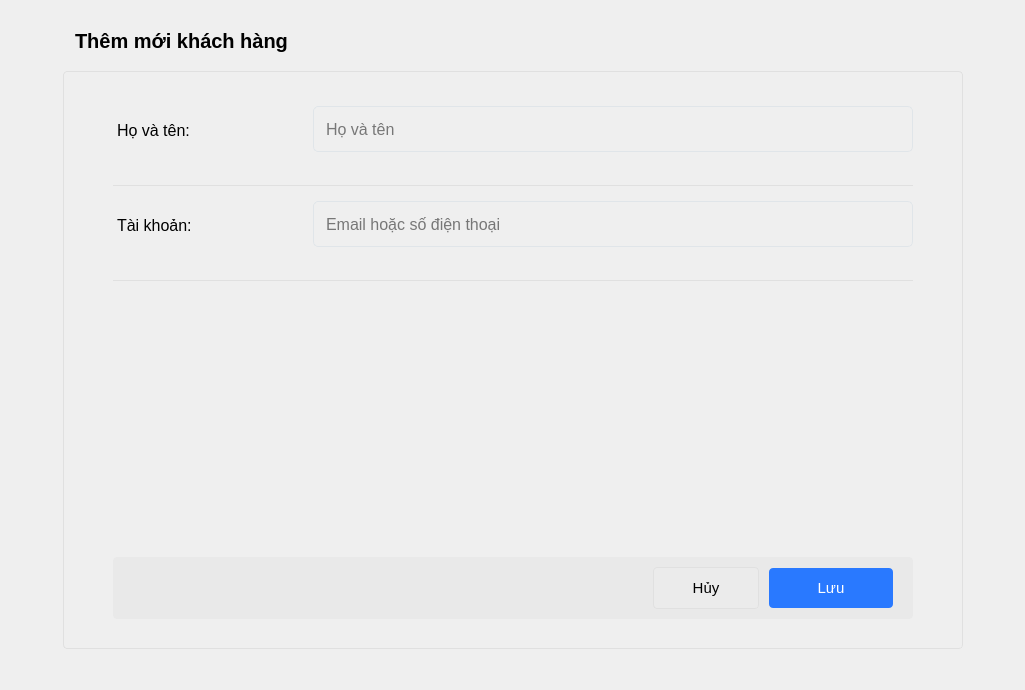
<?xml version="1.0" encoding="UTF-8"?>
<ui version="4.0">
 <class>Form</class>
 <widget class="QWidget" name="Form">
  <property name="geometry">
   <rect>
    <x>0</x>
    <y>0</y>
    <width>1025</width>
    <height>690</height>
   </rect>
  </property>
  <property name="windowTitle">
   <string>Form</string>
  </property>
  <property name="styleSheet">
   <string notr="true">QTableWidget QHeaderView::section {
  	height: 48px;
	font-weight: 600;
	text-align: left;
	font-size: 14px;

	font-weight: 600;
    background: #fff;
	padding: 0 16px;
}
#tableUserContainer{
	border: none;
	border-radius:  4px;
}

QTableWidget::item {
   	padding: 0 16px;
	vertical-align: middle;
	height: 50px;
    border-bottom: 1px solid #ddd;	
	border-right: 1px solid #ddd;
	cursor: pointer;
}

#stackedWidget{
	background: #fff;
}

#userDialogForm QLabel{
	color: #000;
	font-size: 16px;
	font-weight: 400;
}

#userDialogForm  QLineEdit{
	border: 1px solid #e0e5e9;
	background: transparent;
	font-size: 16px;
	line-height: 1.2;
	min-height:34px;
	height: 34px;
	border-radius: 5px;
	padding: 5px 10px;
	min-width: 200px;
}

QLineEdit{
	border: 1px solid #e0e5e9;
	font-size: 16px;
	line-height: 1.2;
	min-height:34px;
	height: 34px;
	border-radius: 5px;
	padding: 5px 10px;
	min-width: 200px;
}

#centralwidget QLineEdit:focus {
	border-color: #5500ff;
}

#btn_cancel_customer{
	background: #ebebeb;
	outline: none;
	border: 1px solid #e0e0e0;
	min-height: 36px;
    min-width: 80px;
	border-radius: 4px;
	padding: 2px 12px;
}

#btn_cancel_customer:hover{
	background: #f4f5f8;
}

#btnUser{
	min-height: 36px;
	border-radius: 4px;
	color: #fff;
    background: #2979ff;
	border: 1px;
	font-size: 14px;
	padding: 2px 12px;
    min-width: 80px;
}

QPushButton{
	min-height: 36px;
	font-size: 14px;
	padding: 2px 12px;
}

#btnUser:hover{
	    background: #0062cc;
}

#footerUserContainer{
	 background-color: #fbfbfe;
	padding: 12px 24px;
	border-top: 1px solid #e0e0e0;
}

#backBtn{
	margin-left: 10px;
	margin-right: 10px;
	background: transparent;
}

#dialogTitleUser{
	font-size: 20px;
	font-weight: bold;
}

#popupHeader{
	height: 60px;
	min-height: 24px;
}

#widget_12, #widget_11, #widget_10, #widget_7{
		border-bottom: 1px solid #e0e0e0;
}	

#userDialogForm{
		border-radius: 4px;
		border: 1px solid #e0e0e0;
}



#userDialogFormSubContainer{
	background: #e9e9e9;
	border-radius: 4px;
}
 #formInput_4 QLabel {
	margin-top: 10px;
}
QHBoxLayout QLabel{
	background: red;
}

#labelName, #labelUserName, #labelAccount, #labelCustomerName{
	margin-top:30px;
}

QPushButton{
	min-width: 80px;
	min-height: 36px;
	border-radius: 4px;
	font-size: 15px;
}

#error_name, #error_password, #error_account, #error_confirm{
	padding-top: 8px;
	padding-bottom: 8px;
}

#addUserBtn, #btn_add_category, #btn_add_product, #btn_add_order, #btn_add_customer, #btn_save_customer{
		width:  100px;
		background: #2979ff;
		color: #fff;
}

#addUserBtn:hover,  #btn_save_customer:hover{
	background: #1a73e8;
}

#addUserBtn QLabel{
	padding-left: 10px;
}

#search_btn_2{
	border: none;
}

#searchBoxContainer QLineEdit, #searchBoxContainer_2 QLineEdit, #search_input_category_2, #search_input_product_2, #search_input_order, #search_input_customer{
	border: none;
}

#searchBoxContainer, #searchBoxContainer_3,#searchBoxContainer_4, #searchBoxContainer_5, #searchBoxContainer_6{
	border: 1px solid #e0e0e0;
    border-radius: 3.5px;	
	min-height: 36px;
}

#searchBoxContainer_2{
	border: 1px solid #e0e0e0;
    border-radius: 3.5px;
	min-height: 36px;
}

#headerAdmin{
	background: #fff;
}

#change_btn{
	max-width: 20px !important;
}

#change_btn:hover{
	background: #ddd;
}

#change_btn, #back_btn_customer,  #search_btn_2, #back_btn_user, #search_btn_category_2, #search_btn_product_2, #search_btn_order, #search_btn_customer{
	min-width: 30px;
}

#search_input_5{
	padding: 0;
	padding-left: 10px
}

#customers_btn_2, #products_btn_2, #orders_btn_2, #dashboard_btn_2,#home_btn_2,#user_btn_2, #category_btn_2{
	text-align: left;
}
</string>
  </property>
  <layout class="QVBoxLayout" name="verticalLayout">
   <item>
    <widget class="QWidget" name="customerDialog" native="true">
     <layout class="QVBoxLayout" name="verticalLayout_9">
      <property name="spacing">
       <number>0</number>
      </property>
      <property name="leftMargin">
       <number>0</number>
      </property>
      <property name="topMargin">
       <number>0</number>
      </property>
      <property name="rightMargin">
       <number>0</number>
      </property>
      <property name="bottomMargin">
       <number>0</number>
      </property>
      <item>
       <layout class="QVBoxLayout" name="verticalLayout_7">
        <item>
         <widget class="QWidget" name="popupHeader" native="true">
          <property name="minimumSize">
           <size>
            <width>0</width>
            <height>60</height>
           </size>
          </property>
          <layout class="QHBoxLayout" name="horizontalLayout_8">
           <property name="spacing">
            <number>0</number>
           </property>
           <property name="leftMargin">
            <number>0</number>
           </property>
           <property name="topMargin">
            <number>0</number>
           </property>
           <property name="rightMargin">
            <number>0</number>
           </property>
           <property name="bottomMargin">
            <number>0</number>
           </property>
           <item>
            <layout class="QHBoxLayout" name="horizontalLayout_7">
             <property name="spacing">
              <number>0</number>
             </property>
             <item>
              <widget class="QPushButton" name="back_btn_customer">
               <property name="cursor">
                <cursorShape>PointingHandCursor</cursorShape>
               </property>
               <property name="text">
                <string/>
               </property>
               <property name="icon">
                <iconset resource="../resource.qrc">
                 <normaloff>:/icon/resources/icon/back.svg</normaloff>:/icon/resources/icon/back.svg</iconset>
               </property>
              </widget>
             </item>
             <item>
              <widget class="QLabel" name="dialogTitleUser">
               <property name="font">
                <font>
                 <pointsize>-1</pointsize>
                 <bold>true</bold>
                </font>
               </property>
               <property name="text">
                <string>Thêm mới khách hàng</string>
               </property>
              </widget>
             </item>
             <item>
              <spacer name="horizontalSpacer_4">
               <property name="orientation">
                <enum>Qt::Horizontal</enum>
               </property>
               <property name="sizeHint" stdset="0">
                <size>
                 <width>40</width>
                 <height>20</height>
                </size>
               </property>
              </spacer>
             </item>
            </layout>
           </item>
          </layout>
         </widget>
        </item>
        <item>
         <widget class="QWidget" name="widget_9" native="true">
          <property name="sizePolicy">
           <sizepolicy hsizetype="Expanding" vsizetype="Preferred">
            <horstretch>0</horstretch>
            <verstretch>0</verstretch>
           </sizepolicy>
          </property>
          <property name="minimumSize">
           <size>
            <width>0</width>
            <height>100</height>
           </size>
          </property>
          <layout class="QHBoxLayout" name="horizontalLayout_12">
           <property name="spacing">
            <number>0</number>
           </property>
           <property name="leftMargin">
            <number>0</number>
           </property>
           <property name="topMargin">
            <number>0</number>
           </property>
           <property name="rightMargin">
            <number>0</number>
           </property>
           <property name="bottomMargin">
            <number>0</number>
           </property>
           <item>
            <layout class="QHBoxLayout" name="horizontalLayout_11">
             <property name="spacing">
              <number>0</number>
             </property>
             <property name="bottomMargin">
              <number>30</number>
             </property>
             <item>
              <spacer name="horizontalSpacer_7">
               <property name="orientation">
                <enum>Qt::Horizontal</enum>
               </property>
               <property name="sizeHint" stdset="0">
                <size>
                 <width>40</width>
                 <height>20</height>
                </size>
               </property>
              </spacer>
             </item>
             <item>
              <widget class="QWidget" name="userDialogForm" native="true">
               <property name="sizePolicy">
                <sizepolicy hsizetype="Expanding" vsizetype="Preferred">
                 <horstretch>0</horstretch>
                 <verstretch>0</verstretch>
                </sizepolicy>
               </property>
               <property name="minimumSize">
                <size>
                 <width>900</width>
                 <height>300</height>
                </size>
               </property>
               <layout class="QVBoxLayout" name="verticalLayout_10">
                <property name="spacing">
                 <number>0</number>
                </property>
                <property name="leftMargin">
                 <number>50</number>
                </property>
                <property name="topMargin">
                 <number>20</number>
                </property>
                <property name="rightMargin">
                 <number>50</number>
                </property>
                <property name="bottomMargin">
                 <number>30</number>
                </property>
                <item>
                 <layout class="QVBoxLayout" name="userDialogFormContainer_2">
                  <property name="spacing">
                   <number>0</number>
                  </property>
                  <property name="leftMargin">
                   <number>0</number>
                  </property>
                  <property name="topMargin">
                   <number>0</number>
                  </property>
                  <property name="rightMargin">
                   <number>0</number>
                  </property>
                  <property name="bottomMargin">
                   <number>0</number>
                  </property>
                  <item>
                   <widget class="QWidget" name="widget_7" native="true">
                    <layout class="QHBoxLayout" name="horizontalLayout_9">
                     <property name="spacing">
                      <number>0</number>
                     </property>
                     <property name="leftMargin">
                      <number>0</number>
                     </property>
                     <property name="topMargin">
                      <number>0</number>
                     </property>
                     <property name="rightMargin">
                      <number>0</number>
                     </property>
                     <property name="bottomMargin">
                      <number>0</number>
                     </property>
                     <item>
                      <widget class="QWidget" name="widget_14" native="true">
                       <layout class="QHBoxLayout" name="horizontalLayout_20">
                        <property name="spacing">
                         <number>0</number>
                        </property>
                        <property name="leftMargin">
                         <number>0</number>
                        </property>
                        <property name="topMargin">
                         <number>0</number>
                        </property>
                        <property name="rightMargin">
                         <number>0</number>
                        </property>
                        <property name="bottomMargin">
                         <number>0</number>
                        </property>
                        <item>
                         <layout class="QHBoxLayout" name="formInput_5">
                          <property name="spacing">
                           <number>0</number>
                          </property>
                          <property name="topMargin">
                           <number>0</number>
                          </property>
                          <item alignment="Qt::AlignTop">
                           <widget class="QLabel" name="labelCustomerName">
                            <property name="minimumSize">
                             <size>
                              <width>200</width>
                              <height>0</height>
                             </size>
                            </property>
                            <property name="text">
                             <string>Họ và tên:</string>
                            </property>
                           </widget>
                          </item>
                          <item alignment="Qt::AlignTop">
                           <widget class="QWidget" name="widget_15" native="true">
                            <property name="maximumSize">
                             <size>
                              <width>16777215</width>
                              <height>16777215</height>
                             </size>
                            </property>
                            <layout class="QVBoxLayout" name="verticalLayout_16">
                             <property name="spacing">
                              <number>0</number>
                             </property>
                             <property name="leftMargin">
                              <number>0</number>
                             </property>
                             <property name="topMargin">
                              <number>15</number>
                             </property>
                             <property name="rightMargin">
                              <number>0</number>
                             </property>
                             <property name="bottomMargin">
                              <number>0</number>
                             </property>
                             <item>
                              <widget class="QLineEdit" name="name_le">
                               <property name="minimumSize">
                                <size>
                                 <width>222</width>
                                 <height>46</height>
                                </size>
                               </property>
                               <property name="maximumSize">
                                <size>
                                 <width>16777215</width>
                                 <height>16777215</height>
                                </size>
                               </property>
                               <property name="text">
                                <string/>
                               </property>
                               <property name="placeholderText">
                                <string notr="true">Họ và tên</string>
                               </property>
                               <property name="clearButtonEnabled">
                                <bool>true</bool>
                               </property>
                              </widget>
                             </item>
                             <item>
                              <widget class="QLabel" name="error_name">
                               <property name="text">
                                <string/>
                               </property>
                               <property name="margin">
                                <number>0</number>
                               </property>
                              </widget>
                             </item>
                            </layout>
                           </widget>
                          </item>
                         </layout>
                        </item>
                       </layout>
                      </widget>
                     </item>
                    </layout>
                   </widget>
                  </item>
                  <item>
                   <widget class="QWidget" name="widget_10" native="true">
                    <property name="sizePolicy">
                     <sizepolicy hsizetype="Expanding" vsizetype="Preferred">
                      <horstretch>0</horstretch>
                      <verstretch>0</verstretch>
                     </sizepolicy>
                    </property>
                    <property name="minimumSize">
                     <size>
                      <width>0</width>
                      <height>0</height>
                     </size>
                    </property>
                    <layout class="QHBoxLayout" name="horizontalLayout_14">
                     <property name="spacing">
                      <number>0</number>
                     </property>
                     <property name="leftMargin">
                      <number>0</number>
                     </property>
                     <property name="topMargin">
                      <number>0</number>
                     </property>
                     <property name="rightMargin">
                      <number>0</number>
                     </property>
                     <property name="bottomMargin">
                      <number>0</number>
                     </property>
                     <item>
                      <layout class="QHBoxLayout" name="horizontalLayout_13">
                       <property name="spacing">
                        <number>0</number>
                       </property>
                       <property name="topMargin">
                        <number>0</number>
                       </property>
                       <item alignment="Qt::AlignTop">
                        <widget class="QLabel" name="labelAccount">
                         <property name="minimumSize">
                          <size>
                           <width>200</width>
                           <height>0</height>
                          </size>
                         </property>
                         <property name="text">
                          <string>Tài khoản:</string>
                         </property>
                        </widget>
                       </item>
                       <item alignment="Qt::AlignTop">
                        <widget class="QWidget" name="formInput_6" native="true">
                         <property name="maximumSize">
                          <size>
                           <width>16777215</width>
                           <height>16777215</height>
                          </size>
                         </property>
                         <layout class="QVBoxLayout" name="verticalLayout_13">
                          <property name="spacing">
                           <number>0</number>
                          </property>
                          <property name="leftMargin">
                           <number>0</number>
                          </property>
                          <property name="topMargin">
                           <number>15</number>
                          </property>
                          <property name="rightMargin">
                           <number>0</number>
                          </property>
                          <property name="bottomMargin">
                           <number>0</number>
                          </property>
                          <item>
                           <widget class="QLineEdit" name="account_le">
                            <property name="minimumSize">
                             <size>
                              <width>222</width>
                              <height>46</height>
                             </size>
                            </property>
                            <property name="maximumSize">
                             <size>
                              <width>16777215</width>
                              <height>16777215</height>
                             </size>
                            </property>
                            <property name="placeholderText">
                             <string>Email hoặc số điện thoại</string>
                            </property>
                            <property name="clearButtonEnabled">
                             <bool>true</bool>
                            </property>
                           </widget>
                          </item>
                          <item alignment="Qt::AlignTop">
                           <widget class="QLabel" name="error_account">
                            <property name="text">
                             <string/>
                            </property>
                            <property name="margin">
                             <number>0</number>
                            </property>
                           </widget>
                          </item>
                         </layout>
                        </widget>
                       </item>
                      </layout>
                     </item>
                    </layout>
                   </widget>
                  </item>
                  <item>
                   <widget class="QWidget" name="widget_11" native="true">
                    <layout class="QHBoxLayout" name="horizontalLayout_16">
                     <property name="spacing">
                      <number>0</number>
                     </property>
                     <property name="leftMargin">
                      <number>0</number>
                     </property>
                     <property name="topMargin">
                      <number>0</number>
                     </property>
                     <property name="rightMargin">
                      <number>0</number>
                     </property>
                     <property name="bottomMargin">
                      <number>0</number>
                     </property>
                    </layout>
                   </widget>
                  </item>
                  <item>
                   <widget class="QWidget" name="confirmContainer" native="true">
                    <layout class="QHBoxLayout" name="horizontalLayout_18">
                     <property name="spacing">
                      <number>0</number>
                     </property>
                     <property name="leftMargin">
                      <number>0</number>
                     </property>
                     <property name="topMargin">
                      <number>0</number>
                     </property>
                     <property name="rightMargin">
                      <number>0</number>
                     </property>
                     <property name="bottomMargin">
                      <number>0</number>
                     </property>
                    </layout>
                   </widget>
                  </item>
                  <item>
                   <spacer name="verticalSpacer_3">
                    <property name="orientation">
                     <enum>Qt::Vertical</enum>
                    </property>
                    <property name="sizeHint" stdset="0">
                     <size>
                      <width>20</width>
                      <height>40</height>
                     </size>
                    </property>
                   </spacer>
                  </item>
                  <item>
                   <widget class="QWidget" name="userDialogFormSubContainer" native="true">
                    <layout class="QVBoxLayout" name="verticalLayout_11">
                     <property name="spacing">
                      <number>0</number>
                     </property>
                     <property name="leftMargin">
                      <number>0</number>
                     </property>
                     <property name="topMargin">
                      <number>0</number>
                     </property>
                     <property name="rightMargin">
                      <number>0</number>
                     </property>
                     <property name="bottomMargin">
                      <number>0</number>
                     </property>
                     <item>
                      <layout class="QHBoxLayout" name="horizontalLayout_19">
                       <property name="spacing">
                        <number>10</number>
                       </property>
                       <property name="topMargin">
                        <number>10</number>
                       </property>
                       <property name="rightMargin">
                        <number>20</number>
                       </property>
                       <property name="bottomMargin">
                        <number>10</number>
                       </property>
                       <item>
                        <spacer name="horizontalSpacer_11">
                         <property name="orientation">
                          <enum>Qt::Horizontal</enum>
                         </property>
                         <property name="sizeHint" stdset="0">
                          <size>
                           <width>40</width>
                           <height>20</height>
                          </size>
                         </property>
                        </spacer>
                       </item>
                       <item>
                        <widget class="QPushButton" name="btn_cancel_customer">
                         <property name="cursor">
                          <cursorShape>PointingHandCursor</cursorShape>
                         </property>
                         <property name="text">
                          <string>Hủy</string>
                         </property>
                        </widget>
                       </item>
                       <item>
                        <widget class="QPushButton" name="btn_save_customer">
                         <property name="cursor">
                          <cursorShape>PointingHandCursor</cursorShape>
                         </property>
                         <property name="text">
                          <string>Lưu</string>
                         </property>
                        </widget>
                       </item>
                      </layout>
                     </item>
                    </layout>
                   </widget>
                  </item>
                 </layout>
                </item>
               </layout>
              </widget>
             </item>
             <item>
              <spacer name="horizontalSpacer_6">
               <property name="orientation">
                <enum>Qt::Horizontal</enum>
               </property>
               <property name="sizeHint" stdset="0">
                <size>
                 <width>40</width>
                 <height>20</height>
                </size>
               </property>
              </spacer>
             </item>
            </layout>
           </item>
          </layout>
         </widget>
        </item>
       </layout>
      </item>
     </layout>
    </widget>
   </item>
  </layout>
 </widget>
 <resources>
  <include location="../resource.qrc"/>
 </resources>
 <connections/>
</ui>
